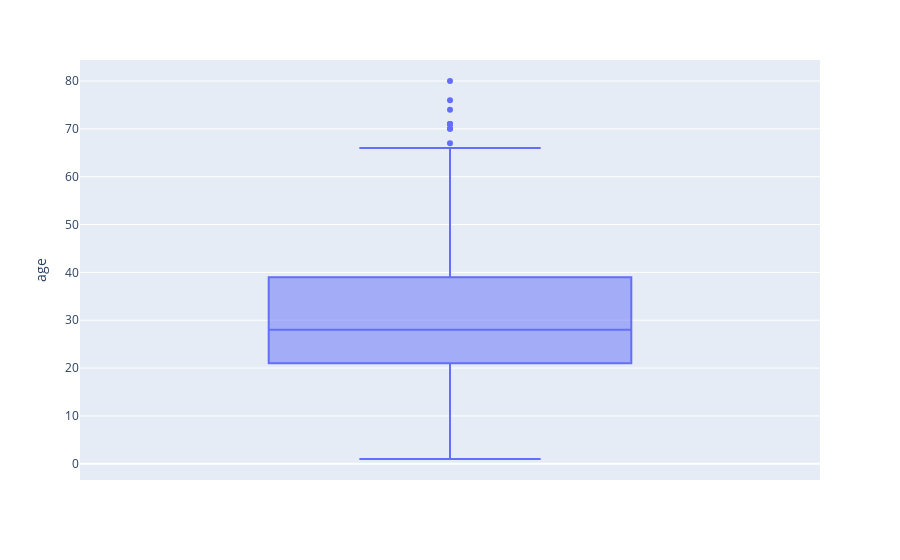

The code cell stored with this chart in its notebook:
### Markdown cell above
Ящик с усами, отображающий распределение возрастов на титанике, выделяя медиану, квартали и выбросы.

### Code cell
px.box(data, y="age")

### Figure 1 — Plotly figure (JSON) as saved in the notebook; plotly's stock layout.template omitted (floating-point values rounded to 4 significant figures; data arrays with more than 128 entries replaced by an {"elided": "..."} marker saying what was removed)
{"data": [{"alignmentgroup": "True", "hovertemplate": "age=%{y}<extra></extra>", "legendgroup": "", "marker": {"color": "#636efa"}, "name": "", "notched": false, "offsetgroup": "", "orientation": "v", "showlegend": false, "type": "box", "x0": " ", "xaxis": "x", "y": {"elided": "1309 int values"}, "y0": " ", "yaxis": "y"}], "layout": {"boxmode": "group", "legend": {"tracegroupgap": 0}, "margin": {"t": 60}, "xaxis": {"anchor": "y", "domain": [0, 1]}, "yaxis": {"anchor": "x", "domain": [0, 1], "title": {"text": "age"}}}}
